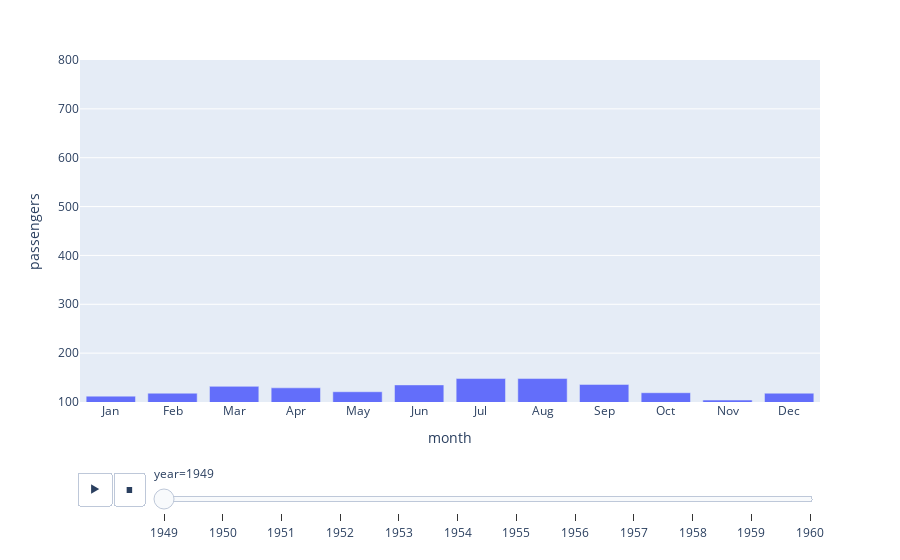

The code cell stored with this chart in its notebook:
### Code cell
px.bar(flight, x="month", y="passengers", animation_frame="year", range_y=[100,800])

### Figure 1 — Plotly figure (JSON) as saved in the notebook; plotly's stock layout.template omitted (floating-point values rounded to 4 significant figures)
{"data": [{"alignmentgroup": "True", "hovertemplate": "year=1949<br>month=%{x}<br>passengers=%{y}<extra></extra>", "legendgroup": "", "marker": {"color": "#636efa", "pattern": {"shape": ""}}, "name": "", "offsetgroup": "", "orientation": "v", "showlegend": false, "textposition": "auto", "type": "bar", "x": ["Jan", "Feb", "Mar", "Apr", "May", "Jun", "Jul", "Aug", "Sep", "Oct", "Nov", "Dec"], "xaxis": "x", "y": [112, 118, 132, 129, 121, 135, 148, 148, 136, 119, 104, 118], "yaxis": "y"}], "layout": {"barmode": "relative", "legend": {"tracegroupgap": 0}, "margin": {"t": 60}, "sliders": [{"active": 0, "currentvalue": {"prefix": "year="}, "len": 0.9, "pad": {"b": 10, "t": 60}, "steps": [{"args": [["1949"], {"frame": {"duration": 0, "redraw": true}, "fromcurrent": true, "mode": "immediate", "transition": {"duration": 0, "easing": "linear"}}], "label": "1949", "method": "animate"}, {"args": [["1950"], {"frame": {"duration": 0, "redraw": true}, "fromcurrent": true, "mode": "immediate", "transition": {"duration": 0, "easing": "linear"}}], "label": "1950", "method": "animate"}, {"args": [["1951"], {"frame": {"duration": 0, "redraw": true}, "fromcurrent": true, "mode": "immediate", "transition": {"duration": 0, "easing": "linear"}}], "label": "1951", "method": "animate"}, {"args": [["1952"], {"frame": {"duration": 0, "redraw": true}, "fromcurrent": true, "mode": "immediate", "transition": {"duration": 0, "easing": "linear"}}], "label": "1952", "method": "animate"}, {"args": [["1953"], {"frame": {"duration": 0, "redraw": true}, "fromcurrent": true, "mode": "immediate", "transition": {"duration": 0, "easing": "linear"}}], "label": "1953", "method": "animate"}, {"args": [["1954"], {"frame": {"duration": 0, "redraw": true}, "fromcurrent": true, "mode": "immediate", "transition": {"duration": 0, "easing": "linear"}}], "label": "1954", "method": "animate"}, {"args": [["1955"], {"frame": {"duration": 0, "redraw": true}, "fromcurrent": true, "mode": "immediate", "transition": {"duration": 0, "easing": "linear"}}], "label": "1955", "method": "animate"}, {"args": [["1956"], {"frame": {"duration": 0, "redraw": true}, "fromcurrent": true, "mode": "immediate", "transition": {"duration": 0, "easing": "linear"}}], "label": "1956", "method": "animate"}, {"args": [["1957"], {"frame": {"duration": 0, "redraw": true}, "fromcurrent": true, "mode": "immediate", "transition": {"duration": 0, "easing": "linear"}}], "label": "1957", "method": "animate"}, {"args": [["1958"], {"frame": {"duration": 0, "redraw": true}, "fromcurrent": true, "mode": "immediate", "transition": {"duration": 0, "easing": "linear"}}], "label": "1958", "method": "animate"}, {"args": [["1959"], {"frame": {"duration": 0, "redraw": true}, "fromcurrent": true, "mode": "immediate", "transition": {"duration": 0, "easing": "linear"}}], "label": "1959", "method": "animate"}, {"args": [["1960"], {"frame": {"duration": 0, "redraw": true}, "fromcurrent": true, "mode": "immediate", "transition": {"duration": 0, "easing": "linear"}}], "label": "1960", "method": "animate"}], "x": 0.1, "xanchor": "left", "y": 0, "yanchor": "top"}], "updatemenus": [{"buttons": [{"args": [null, {"frame": {"duration": 500, "redraw": true}, "fromcurrent": true, "mode": "immediate", "transition": {"duration": 500, "easing": "linear"}}], "label": "&#9654;", "method": "animate"}, {"args": [[null], {"frame": {"duration": 0, "redraw": true}, "fromcurrent": true, "mode": "immediate", "transition": {"duration": 0, "easing": "linear"}}], "label": "&#9724;", "method": "animate"}], "direction": "left", "pad": {"r": 10, "t": 70}, "showactive": false, "type": "buttons", "x": 0.1, "xanchor": "right", "y": 0, "yanchor": "top"}], "xaxis": {"anchor": "y", "domain": [0, 1], "title": {"text": "month"}}, "yaxis": {"anchor": "x", "domain": [0, 1], "range": [100, 800], "title": {"text": "passengers"}}}}
